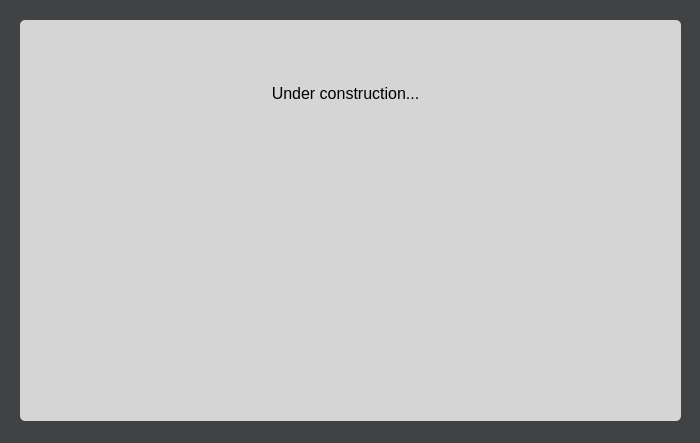
<?xml version="1.0" encoding="UTF-8"?>
<ui version="4.0">
 <class>HelpWindow</class>
 <widget class="QWidget" name="HelpWindow">
  <property name="windowModality">
   <enum>Qt::ApplicationModal</enum>
  </property>
  <property name="geometry">
   <rect>
    <x>0</x>
    <y>0</y>
    <width>700</width>
    <height>443</height>
   </rect>
  </property>
  <property name="windowTitle">
   <string>Help</string>
  </property>
  <property name="windowIcon">
   <iconset resource="images.qrc">
    <normaloff>:/images/mine_logo.png</normaloff>:/images/mine_logo.png</iconset>
  </property>
  <property name="styleSheet">
   <string notr="true">background-color: rgb(64, 66, 68);</string>
  </property>
  <widget class="QGroupBox" name="groupBox">
   <property name="geometry">
    <rect>
     <x>20</x>
     <y>20</y>
     <width>661</width>
     <height>401</height>
    </rect>
   </property>
   <property name="styleSheet">
    <string notr="true">
QGroupBox {
 background-color: rgb(213, 213, 214);
 color: rgb(0,0,0);
 border-radius: 5px;


}</string>
   </property>
   <property name="title">
    <string/>
   </property>
   <widget class="QTextBrowser" name="textBrowser">
    <property name="geometry">
     <rect>
      <x>100</x>
      <y>60</y>
      <width>451</width>
      <height>291</height>
     </rect>
    </property>
    <property name="styleSheet">
     <string notr="true">
 background-color: rgb(213, 213, 214);
</string>
    </property>
    <property name="frameShape">
     <enum>QFrame::NoFrame</enum>
    </property>
    <property name="sizeAdjustPolicy">
     <enum>QAbstractScrollArea::AdjustIgnored</enum>
    </property>
    <property name="html">
     <string>&lt;!DOCTYPE HTML PUBLIC &quot;-//W3C//DTD HTML 4.0//EN&quot; &quot;http://www.w3.org/TR/REC-html40/strict.dtd&quot;&gt;
&lt;html&gt;&lt;head&gt;&lt;meta name=&quot;qrichtext&quot; content=&quot;1&quot; /&gt;&lt;style type=&quot;text/css&quot;&gt;
p, li { white-space: pre-wrap; }
&lt;/style&gt;&lt;/head&gt;&lt;body style=&quot; font-family:'MS Shell Dlg 2'; font-size:7.8pt; font-weight:400; font-style:normal;&quot;&gt;
&lt;p align=&quot;center&quot; style=&quot; margin-top:0px; margin-bottom:0px; margin-left:0px; margin-right:0px; -qt-block-indent:0; text-indent:0px;&quot;&gt;&lt;span style=&quot; font-size:12pt;&quot;&gt;Under construction...&lt;/span&gt;&lt;/p&gt;&lt;/body&gt;&lt;/html&gt;</string>
    </property>
   </widget>
  </widget>
 </widget>
 <resources>
  <include location="images.qrc"/>
 </resources>
 <connections/>
</ui>
